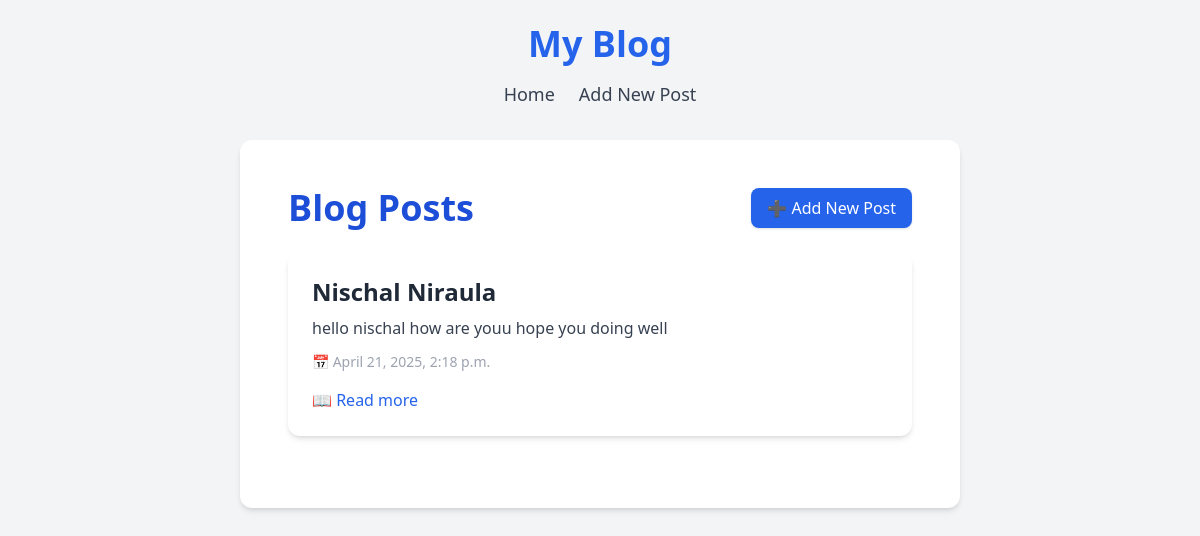
The app's page /, older data.
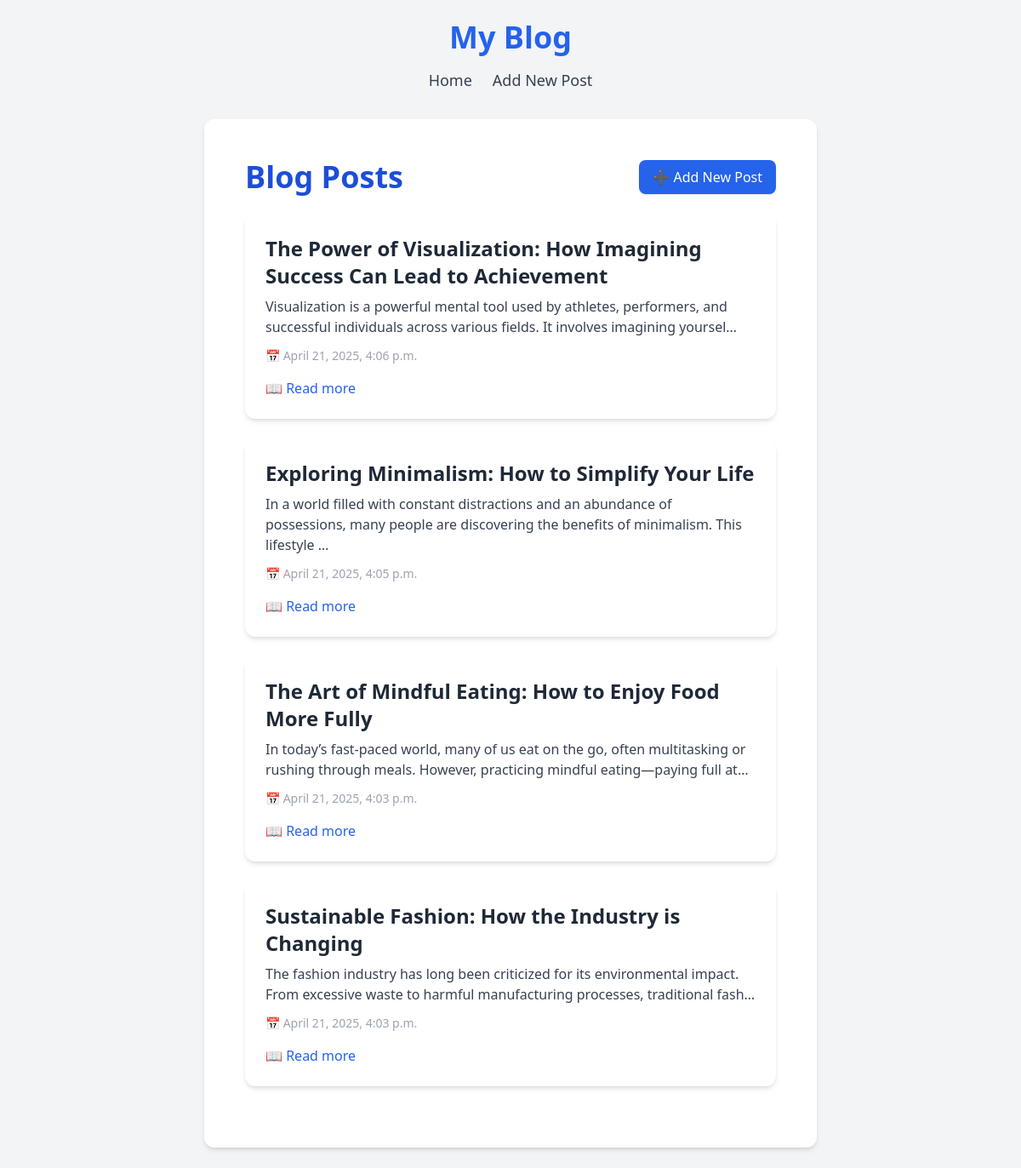
The same page, newer data.
### blog/models.py (models this page shows, shortened)
class Post(models.Model):
    title = models.CharField(max_length=200)
    content = models.TextField()
    created_at = models.DateTimeField(auto_now_add=True)
    updated_at = models.DateTimeField(auto_now=True)

### blog/views.py (the view)
# urls.py: path('', views.post_list, name='post_list'),
def post_list(request):
    posts = Post.objects.all().order_by('-updated_at')
    return render(request, 'blog/post_list.html', {'posts': posts})

### blog/templates/blog/post_list.html
{% extends 'blog/base.html' %}
{% block content %}
<div class="max-w-4xl mx-auto p-6">
    <div class="flex items-center justify-between mb-6">
        <h1 class="text-4xl font-bold text-blue-700">Blog Posts</h1>
        <a href="{% url 'post_create' %}" class="inline-block bg-blue-600 text-white px-4 py-2 rounded-lg shadow hover:bg-blue-700 transition">
            ➕ Add New Post
        </a>
    </div>
    {% for post in posts %}
    <div class="bg-white rounded-xl shadow-md p-6 mb-6 hover:shadow-lg transition">
        <h2 class="text-2xl font-bold text-gray-800 mb-2">{{ post.title }}</h2>
        <p class="text-gray-700 mb-3">{{ post.content|truncatechars:150 }}</p>
        <p class="text-sm text-gray-400 mb-4">📅 {{ post.created_at|date:"F j, Y, g:i a" }}</p>
        <a href="{% url 'post_detail' post.pk %}" class="inline-block text-blue-600 hover:underline font-medium">
            📖 Read more
        </a>
    </div>
    {% empty %}
    <p class="text-gray-500 italic">No posts yet.</p>
    {% endfor %}
</div>
{% endblock %}

### blog/templates/blog/base.html (shortened to what this page needs)
<!DOCTYPE html>
<html lang="en">
<head>
  <script src="https://cdn.tailwindcss.com"></script>
</head>
<body class="bg-gray-100 text-gray-900 font-sans">
  <div class="max-w-3xl mx-auto p-6">
    <header class="mb-8">
      <h1 class="text-4xl font-extrabold text-center text-blue-600 mb-4">
        <a href="{% url 'post_list' %}" class="hover:underline">My Blog</a>
      </h1>
      <nav class="flex justify-center space-x-6 text-lg font-medium">
        <a href="{% url 'post_list' %}" class="text-gray-700 hover:text-blue-600 transition">Home</a>
        <a href="{% url 'post_create' %}" class="text-gray-700 hover:text-blue-600 transition">Add New Post</a>
      </nav>
    </header>
    <main class="bg-white p-6 rounded-xl shadow-md">
      {% block content %}{% endblock %}
    </main>
  </div>
</body>
</html>

Row changes from the older to the newer data that the page shows:
removed Post: title "Nischal Niraula", content "hello nischal how are youu hope you doing well", created_at "April 21, 2025, 2:18 p.m."
added Post: title "The Power of Visualization: How Imagining Success Can Lead to Achievement", content "Visualization is a powerful mental tool used by athletes, performers, and successful individuals across various fields. It involves imagining yoursel…", created_at "April 21, 2025, 4:06 p.m."
added Post: title "Exploring Minimalism: How to Simplify Your Life", content "In a world filled with constant distractions and an abundance of possessions, many people are discovering the benefits of minimalism. This lifestyle …", created_at "April 21, 2025, 4:05 p.m."
added Post: title "The Art of Mindful Eating: How to Enjoy Food More Fully", content "In today’s fast-paced world, many of us eat on the go, often multitasking or rushing through meals. However, practicing mindful eating—paying full at…", created_at "April 21, 2025, 4:03 p.m."
added Post: title "Sustainable Fashion: How the Industry is Changing", content "The fashion industry has long been criticized for its environmental impact. From excessive waste to harmful manufacturing processes, traditional fash…", created_at "April 21, 2025, 4:03 p.m."
